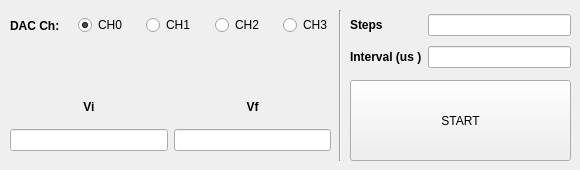
     <widget class="QWidget" name="tab_7">
      <attribute name="title">
       <string>Ramp1</string>
      </attribute>
      <widget class="QPushButton" name="buttr1_start">
       <property name="geometry">
        <rect>
         <x>350</x>
         <y>80</y>
         <width>221</width>
         <height>81</height>
        </rect>
       </property>
       <property name="text">
        <string>START</string>
       </property>
      </widget>
      <widget class="QWidget" name="gridLayoutWidget_8">
       <property name="geometry">
        <rect>
         <x>350</x>
         <y>10</y>
         <width>221</width>
         <height>62</height>
        </rect>
       </property>
       <layout class="QGridLayout" name="gridLayout_8">
        <item row="1" column="0">
         <widget class="QLabel" name="label_31">
          <property name="font">
           <font>
            <weight>75</weight>
            <bold>true</bold>
           </font>
          </property>
          <property name="text">
           <string>Interval (us )</string>
          </property>
         </widget>
        </item>
        <item row="0" column="0">
         <widget class="QLabel" name="label_32">
          <property name="font">
           <font>
            <weight>75</weight>
            <bold>true</bold>
           </font>
          </property>
          <property name="text">
           <string>Steps</string>
          </property>
         </widget>
        </item>
        <item row="0" column="1">
         <widget class="QLineEdit" name="ler1_steps"/>
        </item>
        <item row="1" column="1">
         <widget class="QLineEdit" name="ler1_intrv"/>
        </item>
       </layout>
      </widget>
      <widget class="QWidget" name="horizontalLayoutWidget_6">
       <property name="geometry">
        <rect>
         <x>10</x>
         <y>10</y>
         <width>335</width>
         <height>31</height>
        </rect>
       </property>
       <layout class="QHBoxLayout" name="horizontalLayout_6">
        <item>
         <widget class="QLabel" name="label_35">
          <property name="font">
           <font>
            <weight>75</weight>
            <bold>true</bold>
           </font>
          </property>
          <property name="text">
           <string>DAC Ch:</string>
          </property>
         </widget>
        </item>
        <item>
         <widget class="QRadioButton" name="rbr1_ch0">
          <property name="text">
           <string>CH0</string>
          </property>
          <property name="checked">
           <bool>true</bool>
          </property>
         </widget>
        </item>
        <item>
         <widget class="QRadioButton" name="rbr1_ch1">
          <property name="text">
           <string>CH1</string>
          </property>
         </widget>
        </item>
        <item>
         <widget class="QRadioButton" name="rbr1_ch2">
          <property name="text">
           <string>CH2</string>
          </property>
         </widget>
        </item>
        <item>
         <widget class="QRadioButton" name="rbr1_ch4">
          <property name="text">
           <string>CH3</string>
          </property>
         </widget>
        </item>
       </layout>
      </widget>
      <widget class="Line" name="line_2">
       <property name="geometry">
        <rect>
         <x>330</x>
         <y>10</y>
         <width>20</width>
         <height>151</height>
        </rect>
       </property>
       <property name="orientation">
        <enum>Qt::Vertical</enum>
       </property>
      </widget>
      <widget class="QWidget" name="gridLayoutWidget_9">
       <property name="geometry">
        <rect>
         <x>10</x>
         <y>90</y>
         <width>321</width>
         <height>61</height>
        </rect>
       </property>
       <layout class="QGridLayout" name="gridLayout_9">
        <item row="0" column="0">
         <widget class="QLabel" name="label_36">
          <property name="font">
           <font>
            <weight>75</weight>
            <bold>true</bold>
            <underline>false</underline>
            <kerning>true</kerning>
           </font>
          </property>
          <property name="text">
           <string>Vi</string>
          </property>
          <property name="alignment">
           <set>Qt::AlignCenter</set>
          </property>
         </widget>
        </item>
        <item row="1" column="0">
         <widget class="QLineEdit" name="ler1vi"/>
        </item>
        <item row="1" column="1">
         <widget class="QLineEdit" name="ler1vf"/>
        </item>
        <item row="0" column="1">
         <widget class="QLabel" name="label_38">
          <property name="font">
           <font>
            <weight>75</weight>
            <bold>true</bold>
            <underline>false</underline>
            <kerning>true</kerning>
           </font>
          </property>
          <property name="text">
           <string>Vf</string>
          </property>
          <property name="alignment">
           <set>Qt::AlignCenter</set>
          </property>
         </widget>
        </item>
       </layout>
      </widget>
     </widget>
